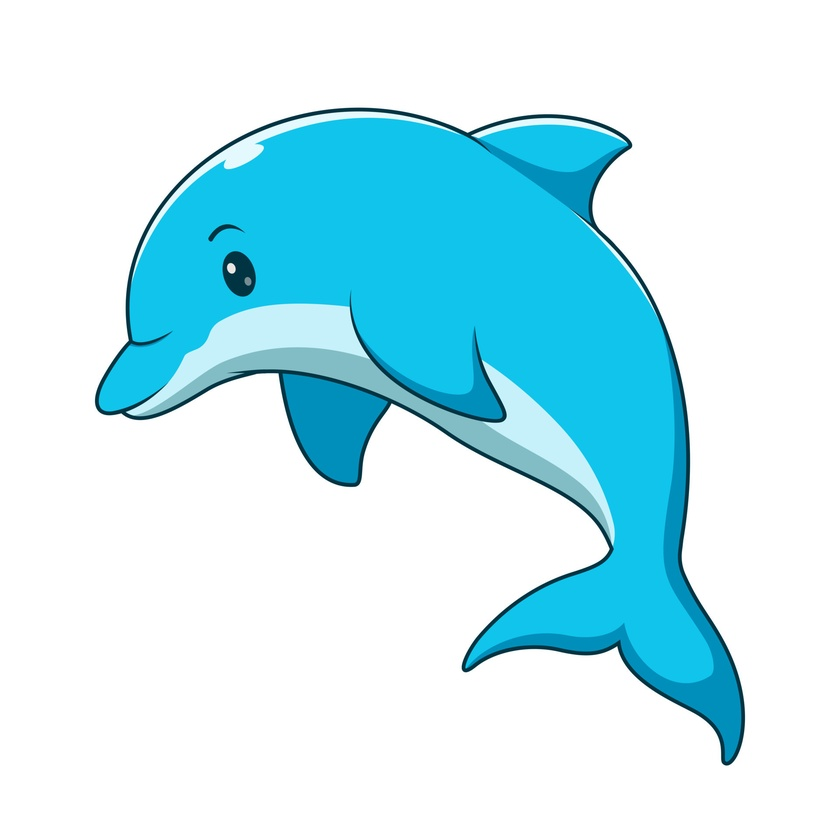
#> input picture sample_images/dolphin.jpg, 840 x 840 px, shrunk from 1920 x 1920 before the run
$ python main.py sample_images/dolphin.jpg   (older library calls are emulated)
#> lines starting #> are read from the running program, lines starting #| are printed output that depends on the picture
### blur_detector.py
import cv2

def detect_blur(image_path, threshold=100):
#> called with image_path = 'sample_images/dolphin.jpg', threshold = 100
    image = cv2.imread(image_path)
#> image is the input picture: shape (840, 840, 3); mean B, G, R 244.8, 235.4, 194.9

    if image is None:
        raise ValueError(f"Could not load image: {image_path}")

    gray = cv2.cvtColor(image, cv2.COLOR_BGR2GRAY)
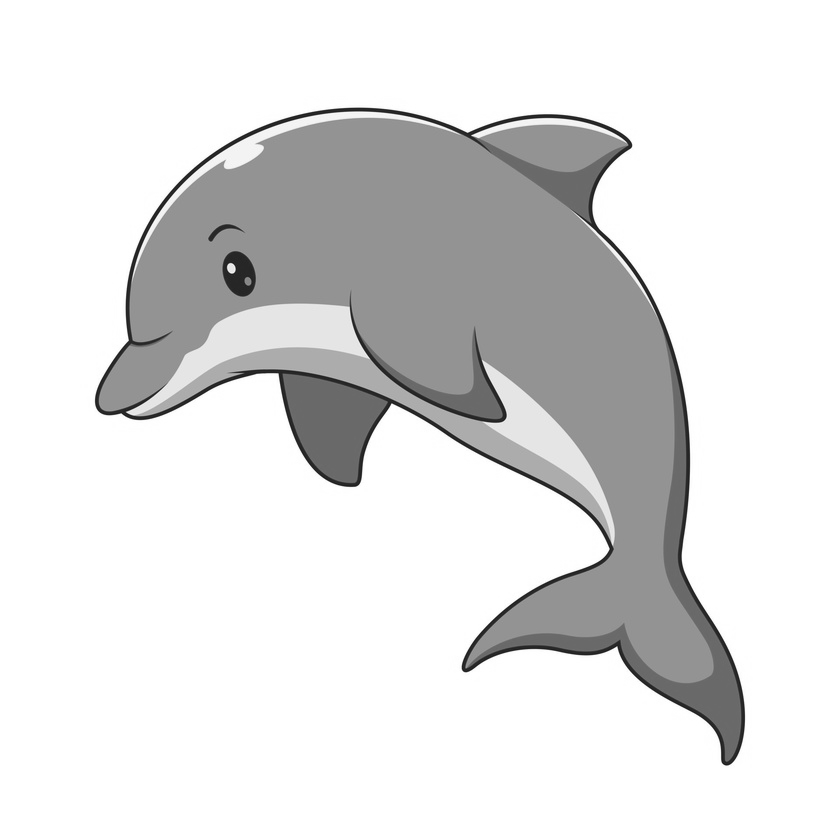
#> gray: shape (840, 840); min 24, max 255, mean 224.4
    laplacian = cv2.Laplacian(gray, cv2.CV_64F)
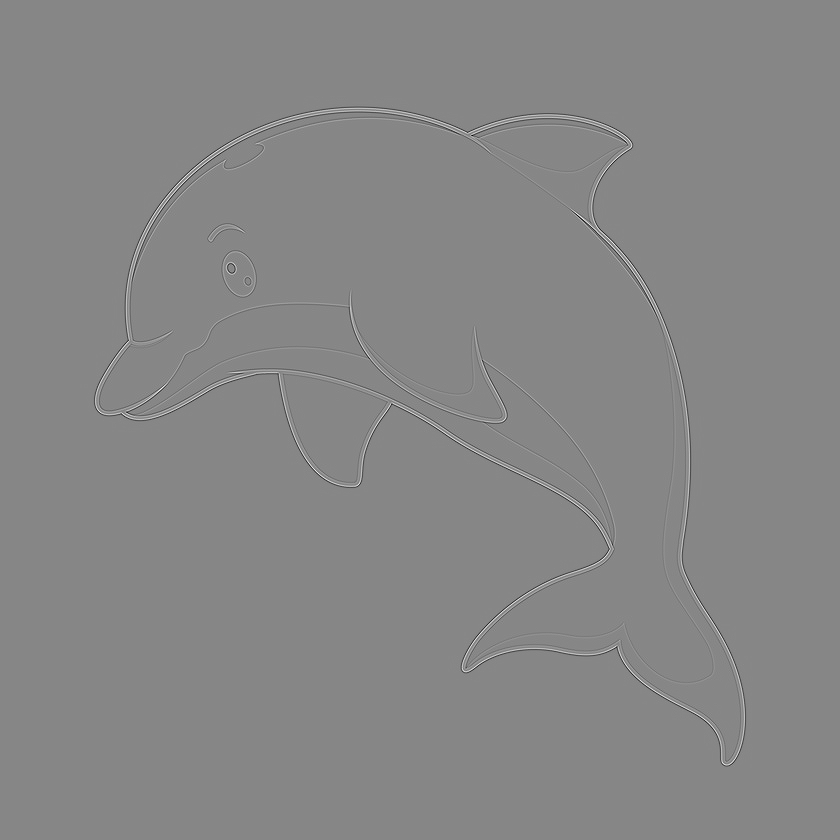
#> laplacian: shape (840, 840) float64; min -385, max 343, mean 0; drawn with min black and max white
    variance = laplacian.var()
#> variance = 381.2

    result = "Blurry" if variance < threshold else "Sharp"
#> result = 'Sharp'

    return variance, result

### main.py
from blur_detector import detect_blur
import sys

def main():
    if len(sys.argv) < 2:
        print("Usage: python main.py <image_path>")
        sys.exit(1)

    image_path = sys.argv[1]

    try:
        score, result = detect_blur(image_path)
#> score = 381.2; result = 'Sharp'
        print(f"Image: {image_path}")
        print(f"Blur score: {score:.2f}")
#| Blur score: 381.18
        print(f"Result: {result}")
#| Result: Sharp
    except Exception as e:
        print(f"Error: {e}")

if __name__ == "__main__":
    main()

$ run again, on sample_images/leaves.png
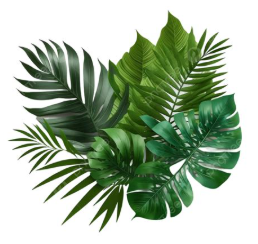
#> input picture sample_images/leaves.png, 258 x 244 px
#> in detect_blur, image is the input picture: shape (244, 258, 3); mean B, G, R 160.5, 183.3, 166.1
#> in detect_blur, `gray = cv2.cvtColor(image, cv2.COLOR_BGR2GRAY)`:
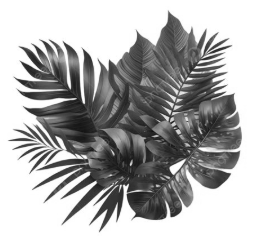
#> gray: shape (244, 258); min 17, max 255, mean 175.6
#> in detect_blur, `laplacian = cv2.Laplacian(gray, cv2.CV_64F)`:
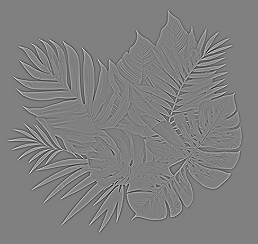
#> laplacian: shape (244, 258) float64; min -427, max 423, mean 0; drawn with min black and max white
#> variance = 2950.2
#> in detect_blur, `result = "Blurry" if variance < threshold else "Sharp"`: result = 'Sharp'
#> in main, `score, result = detect_blur(image_path)`: score = 2950.2; result = 'Sharp'
#| Blur score: 2950.22
#| Result: Sharp
